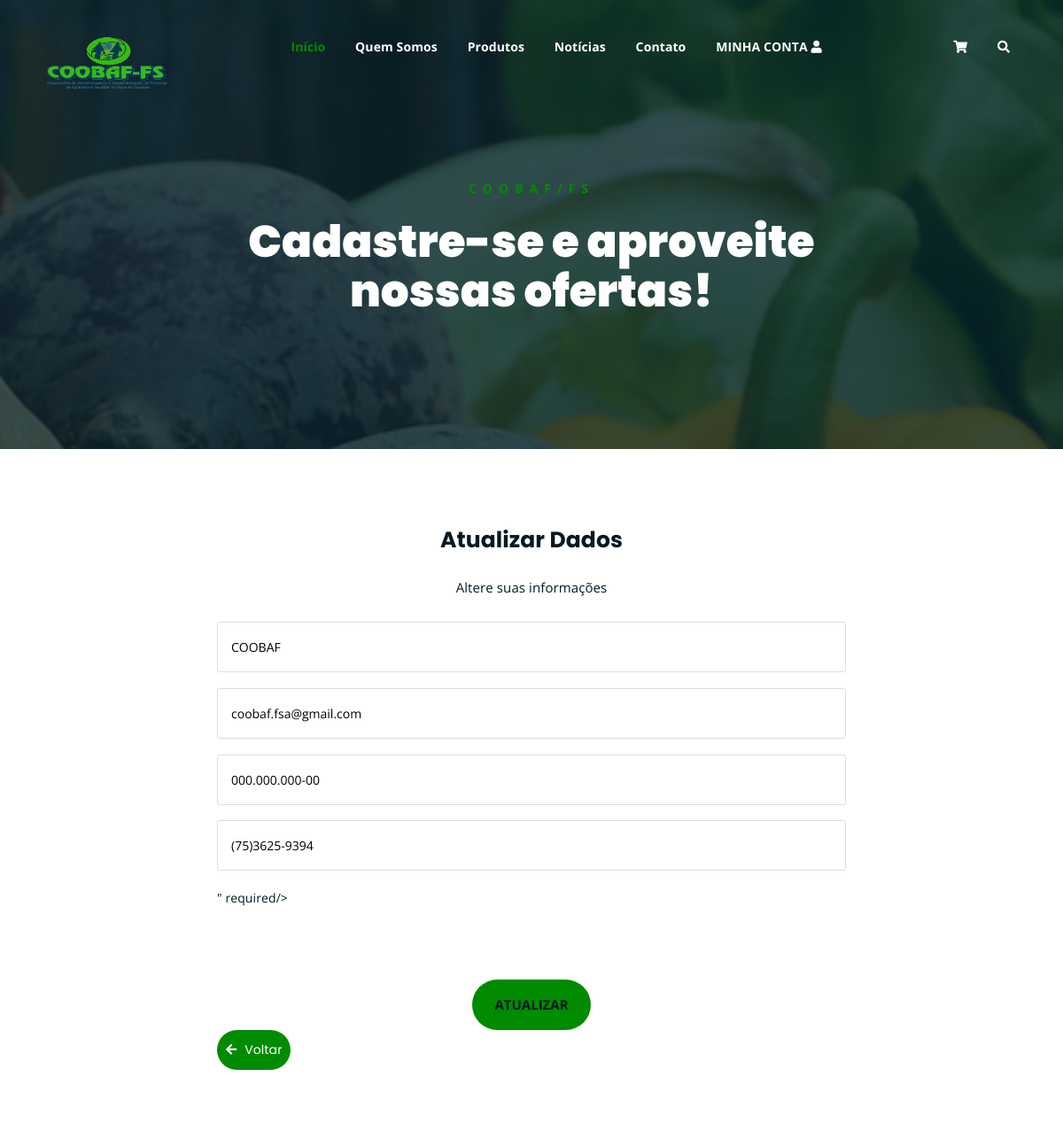
The app's page /atualizar_usuario.php (signed in, upper part), older data.
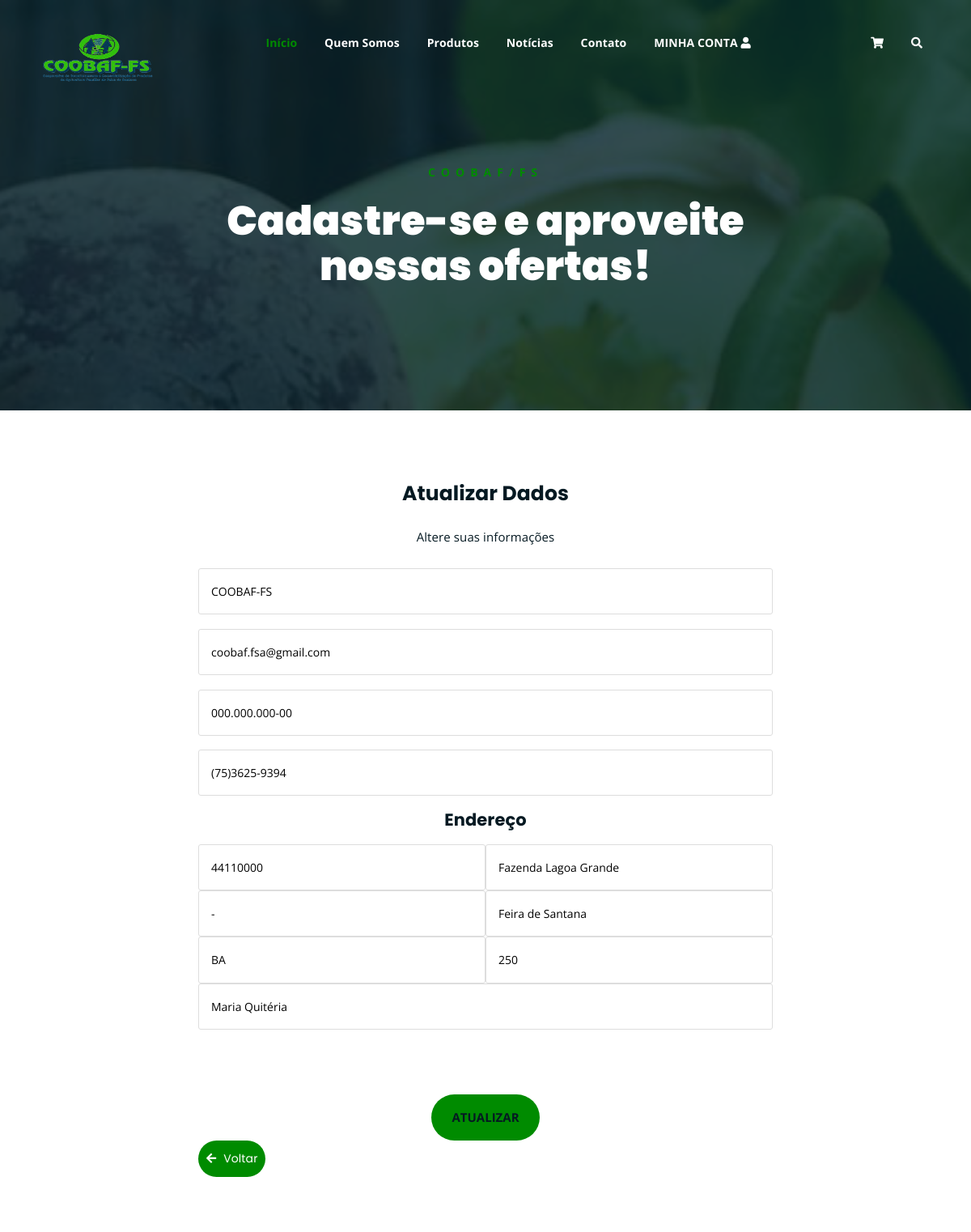
The same page, newer data.
### tables this page shows
CREATE TABLE IF NOT EXISTS `usuarios` (
  `id_usuario` smallint(10) NOT NULL PRIMARY KEY auto_increment,
  `nome` varchar(30) NOT NULL,
  `cpf` varchar(14) NOT NULL UNIQUE,
  `senha` varchar(40) NOT NULL,
  `email` varchar(45) NOT NULL,
  `telefone` varchar(15) NOT NULL,
  `status` tinyint(1) NOT NULL,
  `tipo_usuario` tinyint(1) NOT NULL,
  `id_endereco` smallint(10) NOT NULL
);

CREATE TABLE IF NOT EXISTS `endereco` (
  `id_endereco` smallint(10) NOT NULL PRIMARY KEY auto_increment,
  `cep` varchar(30) NOT NULL,
  `rua` varchar(30) NOT NULL,
  `bairro` varchar(30) NOT NULL,
  `numero` varchar(30) NOT NULL,
  `cidade` varchar(30) NOT NULL,
  `uf` varchar(30) NOT NULL,
  `logradouro` varchar(30) NOT NULL
);

### atualizar_usuario.php (the view, shortened to what the changed rows need)
<?php
    include("conexao_db/conexao.php");
    $email = $_SESSION['email'];
	$resultado = mysqli_query($connect,"SELECT * FROM usuarios where email = '$email'") or die("erro ao selecionar");
	while($row = mysqli_fetch_assoc($resultado)){
?>
<!DOCTYPE html>
<html lang="en">
<head>
	<?php require_once("src/components/head.php");?>
</head>
<body>
	<?php require_once("src/components/menu.php");?>
	<div class="breadcrumb-section breadcrumb-bg">
		<div class="container">
			<div class="row">
				<div class="col-lg-8 offset-lg-2 text-center">
					<div class="breadcrumb-text">
						<p>COOBAF/FS</p>
						<h1>Cadastre-se e aproveite nossas ofertas!</h1>
					</div>
				</div>
			</div>
		</div>
	</div>
	<div class="contact-from-section mt-80 mb-150">
		<div class="container">
				<div class="col-lg-8 offset-lg-2">
					<div class="form-title text-center">
						<h2>Atualizar Dados</h2>
						<p>Altere suas informações</p>
					</div>
					<div class="cadastro-form">
						<form action = "conexao_db/atualizarUsuario.php" method="POST" id="Atualizar">
							<p>
                                <input type="text" placeholder="Nome" name="nome" id="nome" value="<?php echo $row['nome']; ?>" required >
							</p>
                            <p>
                                <input type="email" placeholder="Email" name="email" id="email" value="<?php echo $row['email']; ?>">
							</p>
                            <p>
                                <input type="text" placeholder="CPF" name="cpf" id="cpf" onkeydown="javascript: fMasc( this, mCPF );" value="<?php echo $row['cpf']; ?>"required>
							</p>
                            <p>
                                <input type="tel" placeholder="Número para contato" name="telefone" id="telefone" onkeydown="javascript: fMasc( this, mTel );" value="<?php echo $row['telefone']; ?>" required>
							</p>
                            <?php
                            $id_endereco = $row['id_endereco'];
                            }
                            $resultado = mysqli_query($connect,"SELECT * FROM endereco where id_endereco = '$id_endereco'") or die("erro ao selecionar");
	                        while($row = mysqli_fetch_assoc($resultado)){
                            ?>
							<div class = "endereco mb-80">
								<h4 class = "text-center">Endereço</h4>
								<p>
									<input name="cep" placeholder="CEP" type="text" id="cep" size="10" maxlength="9"
									onblur="pesquisacep(this.value);" value="<?php echo $row['cep']; ?>" required/>
								</p>
								<p>
									<input name="rua" placeholder="Rua" type="text" id="rua" size="60" value="<?php echo $row['rua']; ?>" required/>
								</p>
								<p>
									<input name="bairro" placeholder="Bairro" type="text" id="bairro" size="40" value="<?php echo $row['bairro']; ?>" required/>
								</p>
								<p>
									<input name="cidade" placeholder="Cidade" type="text" id="cidade" size="40" value="<?php echo $row['cidade']; ?>" required/>
								</p>
								<p>
									<input name="uf" placeholder="Estado" type="text" id="uf" size="2" value="<?php echo $row['uf']; ?>" required/>
								</p>
								<p>
									<input name="numero" placeholder="Número" type="text" id="numero" value="<?php echo $row['numero']; ?>" required/>
								</p>
							</div>
							<p>
								<input name="logradouro" placeholder="Logradouro" type="text" id="logradouro" value="<?php echo $row['logradouro']; }?>" required/>
							</p>
							<div class = "mt-80"><input type="submit" value="Atualizar"></div>
						</form>
					</div>
				</div>
		</div>
	</div>
</body>
</html>

### src/components/menu.php (shortened to what the changed rows need)
<div class="top-header-area" id="sticker">
		<div class="container">
			<div class="row">
				<div class="col-lg-12 col-sm-12 text-center">
					<div class="main-menu-wrap">
						<div class="site-logo">
							<a href="../../index.php">
								<img src="assets/img/logo.png" alt="">
							</a>
						</div>
						<nav class="main-menu">
							<?php
							if(!isset($_SESSION['email'])){
								echo "<ul>
								<li class='current-list-item'><a href='index.php'>Início</a>
								</li>
								<li><a href='sobre.php'>Quem Somos</a></li>
                                <li><a href='produtos.php'>Produtos</a></li>
                                <li><a href='noticias.php'>Notícias</a>
								</li>
                                <li><a href='contato.php'>Contato</a></li>
								<li><a href='login.php'>Entre ou Cadastre-se</a></li>
								<li>
									<div class='header-icons'>
										<a class='shopping-cart' href='carrinho.php'><i class='fas fa-shopping-cart'></i></a>
										<a class='mobile-hide search-bar-icon' href='#'><i class='fas fa-search'></i></a>
									</div>
								</li>
							</ul>";
							}else{
								echo "<ul>
									<li class='current-list-item'><a href='index.php'>Início</a>
									</li>
									<li><a href='sobre.php'>Quem Somos</a></li>
									<li><a href='produtos.php'>Produtos</a>
									</li>
									<li><a href='noticias.php'>Notícias</a>
									</li>
									<li><a href='contato.php'>Contato</a></li>
									<li><a class='shopping-cart' href='carrinho.php'>MINHA CONTA <i class= 'fa fa-user'></i></a>
										<ul class= 'sub-menu'>
											<li><a href= 'atualizar_usuario.php'>Atualizar Dados</a></li>
											<li><a href= 'produtos.php'>Meus Pedidos</a></li>
											<li><a href= 'conexao_db/sair.php'>Sair</a></li>
										</ul>
									</li>
									<li>
										<div class='header-icons'>
											<a class='shopping-cart' href='carrinho.php'><i class='fas fa-shopping-cart'></i></a>
											<a class='mobile-hide search-bar-icon' href='#'><i class='fas fa-search'></i></a>
										</div>
									</li>
								</ul>";
							}
							?>
						</nav>
					</div>
				</div>
			</div>
		</div>
</div>

Row changes from the older to the newer data that the page shows:
changed usuarios "coobaf.fsa@gmail.com": nome "COOBAF" → "COOBAF-FS"
added endereco: cep "44110000", rua "Fazenda Lagoa Grande", bairro "-", cidade "Feira de Santana", uf "BA", numero "250", logradouro "Maria Quitéria"
Text that changed along with them:
text no longer shown: "\" required/>"
